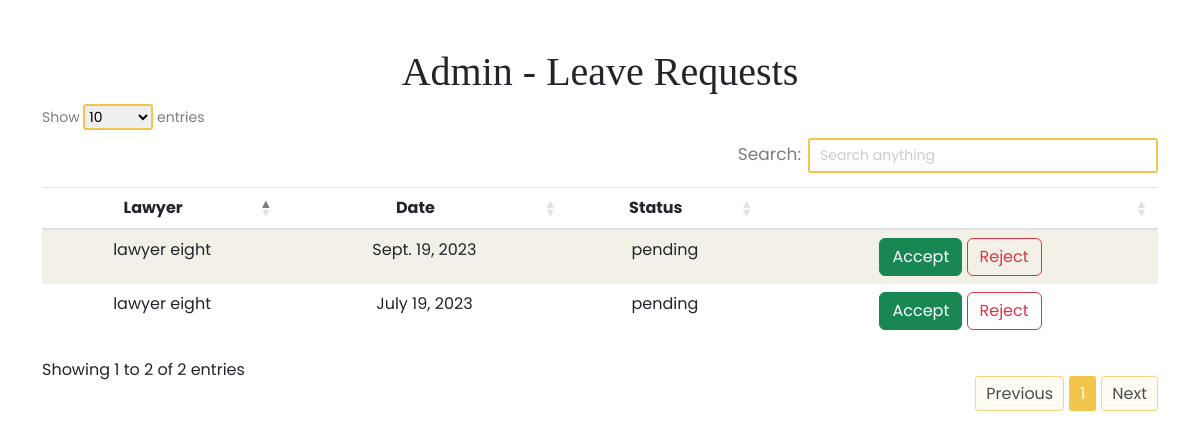
/admin_view_holiday_requests/ (signed in), run on the app's committed database.
### accounts/models.py (models this page shows, shortened)
class HolidayRequest(models.Model):
    STATUS_CHOICES = (
        ('pending', 'Pending'),
        ('accepted', 'Accepted'),
        ('rejected', 'Rejected'),
    )
    lawyer = models.ForeignKey(CustomUser, on_delete=models.CASCADE)
    date = models.DateField()
    status = models.CharField(max_length=10, choices=STATUS_CHOICES, default='pending')

class CustomUser(AbstractUser):
    USER_TYPES = (
        ('admin', 'Admin'),
        ('lawyer', 'Lawyer'),
        ('student', 'Student'),
        ('client', 'Client'),
    )
    STATES = (
    ('Andhra Pradesh', 'Andhra Pradesh'),
    ('Arunachal Pradesh', 'Arunachal Pradesh'),
    ('Assam', 'Assam'),
    ('Bihar', 'Bihar'),
    ('Chhattisgarh', 'Chhattisgarh'),
    ('Goa', 'Goa'),
    ('Gujarat', 'Gujarat'),
    ('Haryana', 'Haryana'),
    ('Himachal Pradesh', 'Himachal Pradesh'),
    ('Jharkhand', 'Jharkhand'),
    ('Karnataka', 'Karnataka'),
    ('Kerala', 'Kerala'),
    ('Madhya Pradesh', 'Madhya Pradesh'),
    ('Maharashtra', 'Maharashtra'),
    ('Manipur', 'Manipur'),
    ('Meghalaya', 'Meghalaya'),
    ('Mizoram', 'Mizoram'),
    ('Nagaland', 'Nagaland'),
    ('Odisha', 'Odisha'),
    ('Punjab', 'Punjab'),
    ('Rajasthan', 'Rajasthan'),
    ('Sikkim', 'Sikkim'),
    ('Tamil Nadu', 'Tamil Nadu'),
    ('Telangana', 'Telangana'),
    ('Tripura', 'Tripura'),
    ('Uttar Pradesh', 'Uttar Pradesh'),
    ('Uttarakhand', 'Uttarakhand'),
    ('West Bengal', 'West Bengal'),
    ('Andaman and Nicobar Islands', 'Andaman and Nicobar Islands'),
    ('Chandigarh', 'Chandigarh'),
    ('Dadra and Nagar Haveli and Daman and Diu', 'Dadra and Nagar Haveli and Daman and Diu'),
    ('Lakshadweep', 'Lakshadweep'),
    ('Delhi', 'Delhi'),
    ('Puducherry', 'Puducherry'),
)
    user_type = models.CharField(max_length=10, choices=USER_TYPES, default='client')
    email = models.EmailField(unique=True, default='')  # Change: Use email as the username
    first_name = models.CharField(max_length=30, default='')  # Added: First name field
    last_name = models.CharField(max_length=30, default='')  # Added: Last name field
    address = models.TextField(default='',blank=True,)  # Added: Address field
    dob = models.DateField(default='2000-01-01',blank=True,)  # Added: Date of birth field
    pin = models.CharField(max_length=6, default='',blank=True,)  # Added: PIN code field
    state = models.CharField(max_length=50, choices=STATES, blank=True, null=False)
    phone = models.CharField(max_length=15,blank=True, unique=True)  # Added: Phone number field

### accounts/views.py (the view)
# urls.py: path('admin_view_holiday_requests/', views.admin_view_holiday_requests, name='admin_view_holiday_requests'),
def admin_view_holiday_requests(request):
    if not request.user.is_superuser:
        return redirect('home')  # Redirect to the home page or any other appropriate page
    pending_requests = HolidayRequest.objects.filter(status='pending')
    return render(request, 'admin/admin_view_holiday_requests.html', {'pending_requests': pending_requests})

### accounts/templates/admin/admin_view_holiday_requests.html (shortened to what this page needs)
{% load static %}
<!DOCTYPE html>
<html lang="en">
<head>
    <link rel="stylesheet" href="{% static 'css/bootstrap.min.css' %}">
    <link rel="stylesheet" href="{% static 'css/font-awesome.min.css' %}">
    <link rel="stylesheet" href="{% static 'css/slicknav.css' %}">
    <link rel="stylesheet" href="{% static 'css/style.css' %}">
    <link rel="stylesheet" href="https://cdnjs.cloudflare.com/ajax/libs/twitter-bootstrap/5.3.0/css/bootstrap.min.css">
    <link rel="stylesheet" href="https://cdn.datatables.net/1.13.6/css/dataTables.bootstrap5.min.css">
</head>
<body>
    <div class="container py-5">
        <h1 class="text-center">Admin - Leave Requests</h1>
        <div class="row">
            <div class="col-12">
                <table id="example" class="table table-striped" style="width:100%">
                    <thead>
                        <tr>
                            <th class="text-center">Lawyer</th>
                            <th class="text-center">Date</th>
                            <th class="text-center">Status</th>
                            <th class="text-center"></th>
                        </tr>
                    </thead>
                    <tbody>
                        {% for request in pending_requests %}
                        <tr>
                            <td>{{ request.lawyer.first_name }} {{ request.lawyer.last_name }}</td>
                            <td>{{ request.date }}</td>
                            <td>{{ request.status }}</td>
                            <td>
                                <form method="POST" action="{% url 'admin_approve_reject_holiday' request.id %}">
                                <button class="btn btn-success" type="submit" name="action" value="approve">Accept</button>
                                <button class="btn btn-outline-danger" type="submit" name="action" value="reject">Reject</button>
                            </td>
                        </tr>
                        {% endfor %}
                    </tbody>
                </table>
            </div>
        </div>
    </div>
</body>
</html>

### accounts/templates/admin/admin_view_holiday_requests.html (style rules this page uses)
*, *:focus, *:active { outline: none; outline-offset: 0; outline-color: red; font-family: 'Poppins', sans-serif; }
.table.dataTable.table-striped>tbody>tr>* { border: none; }
.table.dataTable.table-striped>tbody>tr.odd>* { box-shadow: none; background-color: #f2c64d10; }
tr { text-align: center; }

### data on the page
HolidayRequest: lawyer.first_name "lawyer", lawyer.last_name "eight", date "Sept. 19, 2023", status "pending"
HolidayRequest: lawyer.first_name "lawyer", lawyer.last_name "eight", date "July 19, 2023", status "pending"
